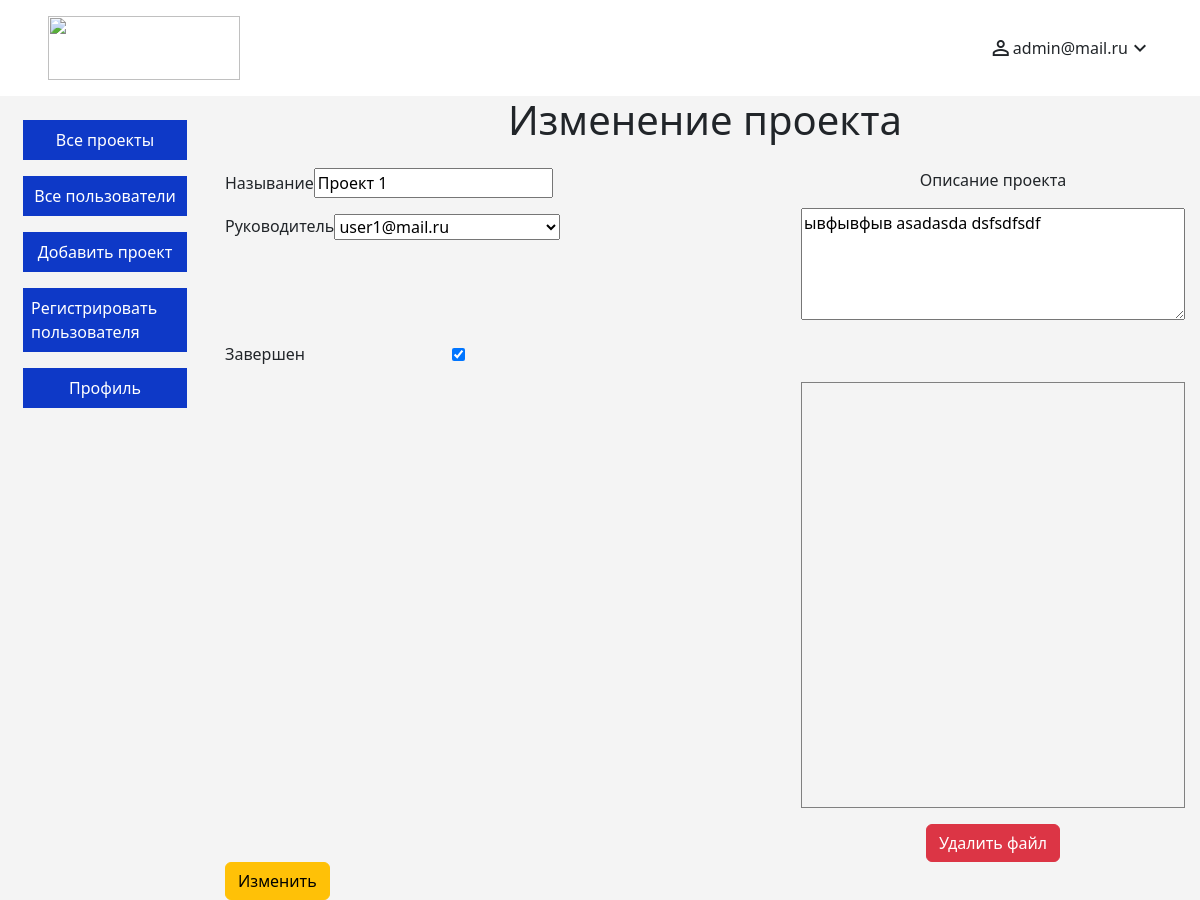
/administrator/update/862 (signed in), run on an earlier commit of the app's database.
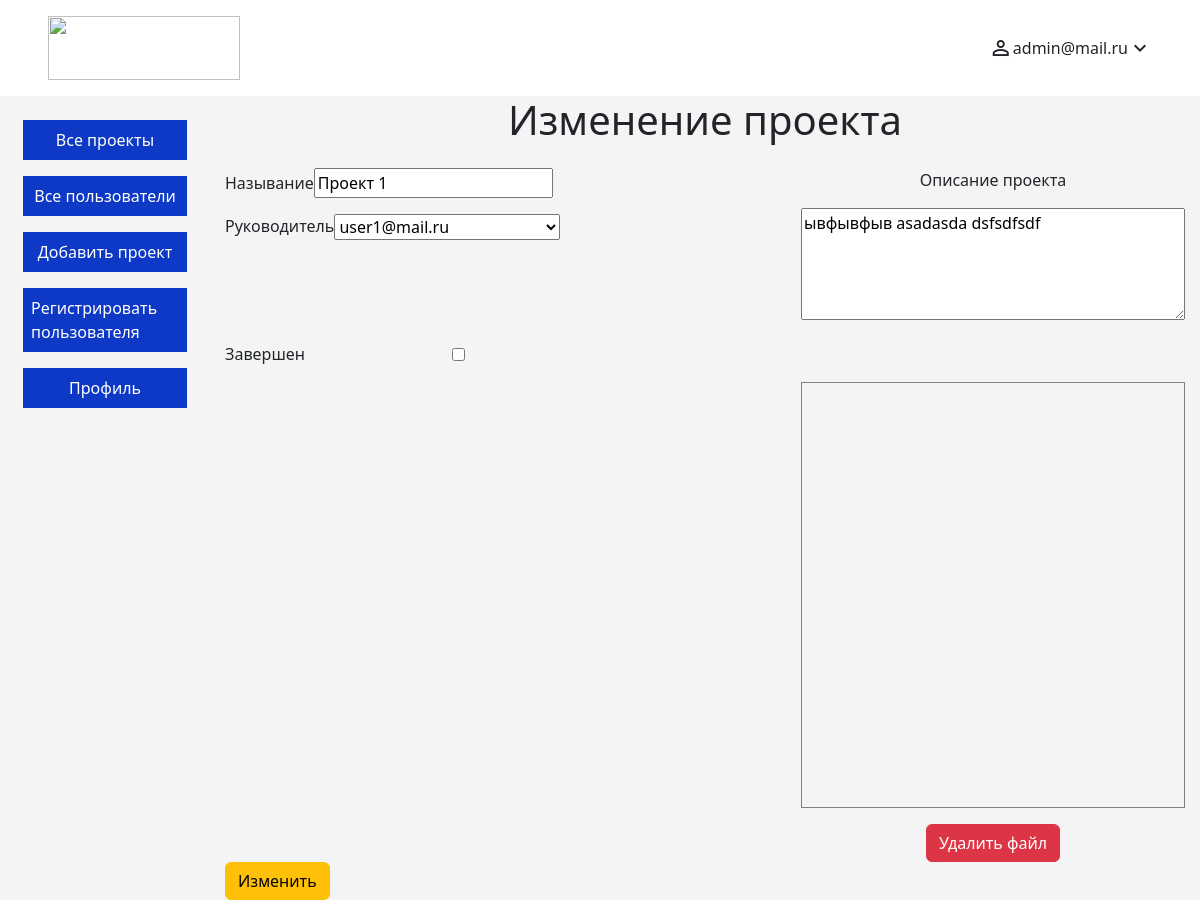
And on a later commit of the database.
### projects/models.py (models this page shows, shortened)
class Base(models.Model):
    created_at = models.DateTimeField(auto_now_add=True)
    updated_at = models.DateTimeField(auto_now=True)

class Project(Base):
    user = models.ForeignKey('account.Account', on_delete=models.CASCADE, blank=True, null=True, verbose_name='Руководитель проекта')
    name = models.CharField(max_length=200, verbose_name='Называние проекта')
    info = models.TextField(blank=True, null=True, verbose_name='Описание проекта')
    file = models.FileField(upload_to='project_uploads/', blank=True, null=True, verbose_name='Файл проекта')
    completed = models.BooleanField(default=False, verbose_name='Завершен')
    class Meta:
        verbose_name = 'Проект'
        verbose_name_plural = 'Проекты'

### account/models.py (models this page shows, shortened)
class Account(Base, AbstractBaseUser, PermissionsMixin):
    class Role(models.TextChoices):
        ADMIN = 'admin', 'Администратор'
        OWNER = 'owner', 'Владелец'
        DIRECTOR = 'director', 'Руководитель проекта'
    email = models.EmailField(max_length=255, unique=True, verbose_name='Email')
    password = models.CharField(max_length=255, verbose_name='Пароль')
    name = models.CharField(max_length=255, blank=True, null=True, verbose_name='Имя')
    surname = models.CharField(max_length=255, blank=True, null=True, verbose_name='Фамилия')
    patronymic = models.CharField(max_length=255, blank=True, null=True, verbose_name='Отчество')
    phone = models.CharField(max_length=15, blank=True, null=True, verbose_name='Номер телефона')
    avatar = models.FileField(upload_to='account/', blank=True, null=True, verbose_name='Аватар')
    role = models.CharField(max_length=10, choices=Role.choices, default=Role.DIRECTOR, verbose_name='Роль')
    is_active = models.BooleanField(default=True, verbose_name='Активный')
    is_superuser = models.BooleanField(default=False, verbose_name='Админ')
    is_staff = models.BooleanField(default=False, verbose_name='Сотрудник')
    token = models.CharField(max_length=255, blank=True, null=True, verbose_name='Токен')
    USERNAME_FIELD = 'email'
    REQUIRED_FIELDS = []  # Другие обязательные поля, если требуется
    objects = CustomUserManager()  # Подключите ваш кастомный менеджер
    def __str__(self):
        return self.email
    class Meta:
        verbose_name = 'Пользователь'
        verbose_name_plural = 'Пользователи'

### pages/views.py (the view)
# urls.py: path("administrator/update/<int:id>", views.update_project_page, name="project_update_page"),
def update_project_page(request, id):
    if request.method == "POST":
        form = ProjectForm(request.POST, request.FILES)
        print('form', form)
        if form.is_valid():
            project = form.save(commit=False)
            print('project1', project)
            project.save()
            print('project2', project)
            return redirect("admin_project_detail", id=project.id)
    else:
        form = ProjectForm()
    users = Account.objects.filter(is_superuser=False)
    project = Project.objects.get(id=id)
    projectFiles = ProjectFile.objects.filter(file_project=project)
    print('projectFiles', projectFiles.__dict__)
    projectFiles_list = [
    {
        'id': pf.id,
        'file_project': pf.file_project.id,
        'path': pf.path.url,  # Или используйте full_file_path() для получения строки URL
        'type': pf.type,
        'full_file_path': pf.full_file_path()  # Здесь вы вызываете метод
    }
    for pf in projectFiles
    ]
    projectFiles_list = json.dumps(projectFiles_list)
    updatePage = True
    return render(request, "projects/admin/create.html", {
        "users": users,
        "project": project,
        "updatePage": updatePage,
        "projectFiles": projectFiles_list
        })

### projects/models.py (called while the page is built)
    def full_file_path(self):
        return settings.BASE_URL + self.path.url

### pages/templates/projects/admin/create.html (shortened to what this page needs)
{% extends 'layouts/admin_base.html' %}
{% load static %}
{% block content %}
<main class="create-page">
    {% if updatePage %}
    <h1>Изменение проекта</h1>
    {% else %}
    <h1>Добавление нового проекта</h1>
    {% endif %}
    <div class="create-project-block">
        <form id="project-create-form" class="project-create-form" method="post" enctype="multipart/form-data">
            <div class="main-data-block">
                <div class="project-create-name-block">
                    <label for="project-name-input">Называние</label>
                    <input type="text" id="project-name-input" class="project-name-input" name="name" {% if updatePage %}value="{{ project.name }}"{% endif %}>
                </div>
                <div class="project-owner-block">
                    <label for="project-user-select">Руководитель</label>
                    <select name="user" id="project-user-select" class="project-user-select">
                        {% for user in users %}
                        <option value="{{ user.id }}" {% if updatePage and project.user.id == user.id %}selected{% endif %}>{{ user }}</option>
                        {% endfor %}
                    </select>
                </div>
                {% if updatePage %}
                <div class="project-create-completed-block">
                    <label for="project-complete-input">Завершен</label>
                    <input type="checkbox" id="project-complete-input form-check-input" class="project-complete-input" name="completed" {% if project.completed %}checked{% endif %}>
                </div>
                {% endif %}
            </div>
            <div class="info-data-block">
                <label for="project-info-text">Описание проекта</label>
                <textarea name="info" id="project-info-text" class="project-info-text">{% if updatePage %}{{ project.info }}{% endif %}</textarea>
            </div>
        </form>
        <div class="all-files-block">
            <div class="selected-file-block" id="upload-block">
                <div id="selected-file" class="selected-file"></div>
                <button class="btn btn-danger remove-file-button" id="remove-file-button">Удалить файл</button>
            </div>
        </div>
        {% if updatePage %}
            <button id="save-button" class="btn btn-warning" data-token="{{ csrf_token }}">Изменить</button>
        {% else %}
            <button id="save-button" class="btn btn-success" data-token="{{ csrf_token }}">Сохранить</button>
        {% endif %}
    </div>
</main>
{% endblock content %}

What changed in the data, as far as the page shows it:
changed Project "Проект 1": completed "☑" → "☐"
